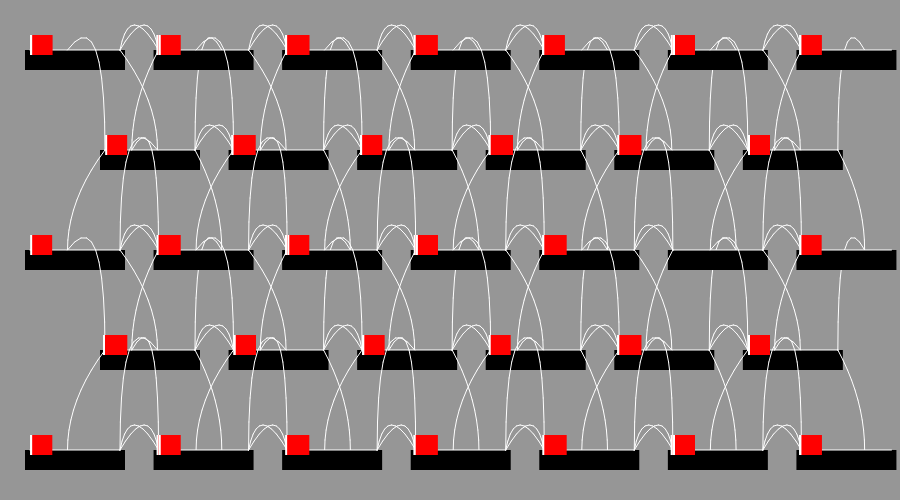
Frame 1 (no input)
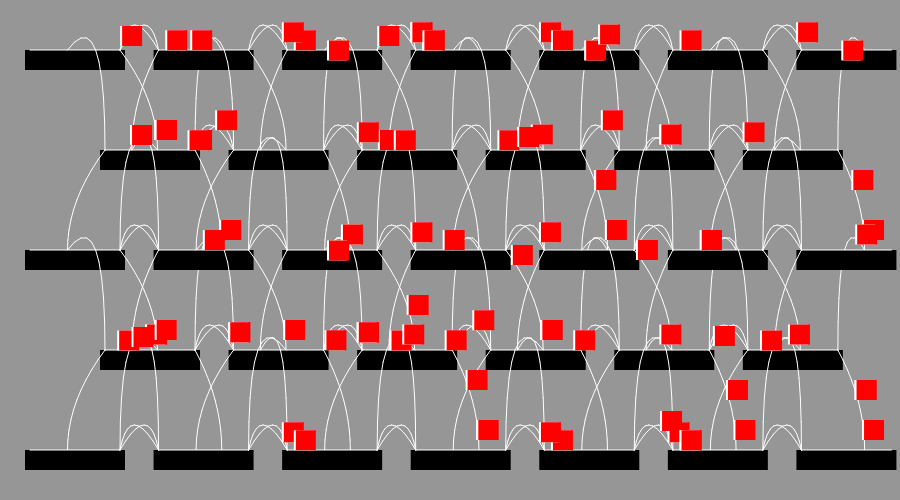
Frame 60 (no input)
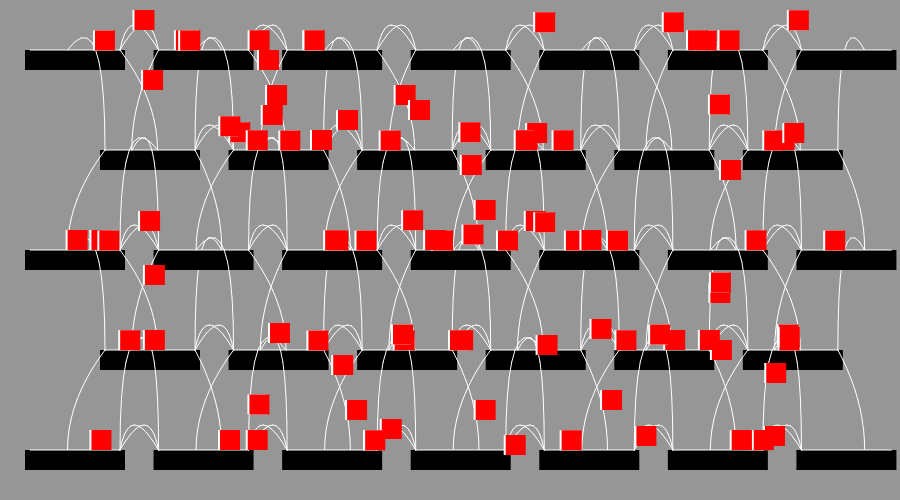
Frame 120 (the mouse pressed at the canvas centre since frame 60)

The p5.js sketch that drew these frames (run headless with seeded random() and noise() and a simulated clock; from frame 60 on, the mouse is pressed at the canvas centre):

// p5.js sketch
// ── sketch.js

let platforms = []
let paths = []
let bridges = []
let npcs = []

function setup() {
  createCanvas(900, 500);
  
  _makePlatforms(7, 5)
  
  paths = _generatePaths(platforms)
  bridges = _generateBridges(platforms, 150, 125)
  
  let npcCount = 100
  for (let i = 0; i < npcCount; i++)
  {
    npcs.push(_makeNpc(platforms))
  }
}

function draw() {
  _updateNpcs(deltaTime / 1000, npcs, platforms)
  
  
  background(150);
  
  platforms.forEach((platform) => {
    
    noStroke()
    fill(0)
    rect(platform.rect.position.x, platform.rect.position.y, platform.rect.size.x, platform.rect.size.y)
    
    stroke(255)
    strokeWeight(1)
    line(platform.path[0].x, platform.path[0].y, platform.path[1].x, platform.path[1].y)
        
    let itterations = 10
    
    if (platform.bridges.length > 0)
    {
      for (let j = 0; j < platform.bridges.length; j++)
      {
        let percent = 1/itterations

        let prevPoint = platform.bridges[j][1][0]
        for (let i = 0; i < itterations; i++)
        {
          let point = qLerp(platform.bridges[j][1][0], platform.bridges[j][1][1], platform.bridges[j][1][2], percent * i)
          
          line(prevPoint.x, prevPoint.y, point.x, point.y)
          
          prevPoint = point
          
          if (i + 1 == itterations)
          {
            line(point.x, point.y, platform.bridges[j][1][2].x, platform.bridges[j][1][2].y)
          }
        }
      }
    }
  })
  
  noStroke()
  npcs.forEach((npc) => {
    fill(255)
    rect(npc.pPosition.x-2, npc.pPosition.y - 15, 20, 20)
    fill(255, 0, 0)
    rect(npc.pPosition.x, npc.pPosition.y - 15, 20, 20)
  });
}

function _generatePaths(platforms)
{
  let paths = []
  
  for (let i = 0; i < platforms.length; i++)
  {
    let path = _generatePath(platforms[i])
    
    paths.push(path)
    platforms[i].path = path
  }
  
  return paths
}

function _generatePath(platform)
{
  return [
    createVector(platform.rect.position.x + platform.rect.size.x * 0.05, platform.rect.position.y),
    createVector(platform.rect.position.x + platform.rect.size.x * 0.95, platform.rect.position.y)
  ]
}

function _generateBridges(platforms, maxDistanceX, maxDistanceY)
{
  let bridges = []
  
  for (let i = 0; i < platforms.length; i++)
  {
    platforms[i].bridges = []
    
    for (let j = 0; j < platforms.length; j++)
    {
      if (j != i)
      {
        let center1 = pLerp(platforms[i].path[0], platforms[i].path[1], 0.5);
        let center2 = pLerp(platforms[j].path[0], platforms[j].path[1], 0.5);
        
        let distanceX = Math.abs(center2.x - center1.x);
        let distanceY = Math.abs(center2.y - center1.y);
        
        if (distanceX < maxDistanceX && distanceY < maxDistanceY)
        {
          let bridge = _generateBridge(platforms[i].path, platforms[j].path)
          
          if (bridge)
          {
            bridges.push(bridge)
            
            platforms[i].bridges.push([platforms[j].id, bridge])
          }
        }
      }
    }
  }
  
  return bridges
}

function _generateBridge(path1, path2)
{
	let point1; let point2; let point3
	
	let highestY = path1[0].y
	
    
    
	if (highestY < path2[0].y) highestY = path2[0].y;
	
	if (path1[0].x > path2[1].x)
    {
		let dif = path1[0].x - path2[1].x
		let off = dif/4
		
		point1 = path1[0]
		point2 = createVector((path1[0].x + path2[1].x)/2 - off, highestY - 50)
		point3 = path2[1]
    }
	else if (path2[0].x > path1[1].x)
    {
		let dif = path2[0].x - path1[1].x
		let off = dif/4
		
		point1 = path1[1]
		point2 = createVector((path2[0].x + path1[1].x)/2 + off, highestY - 50)
		point3 = path2[0]
    }
	else if (path1[0].x > path2[0].x && path1[0].x < path2[1].x)
    {
		point1 = path1[0]

		if (path1[0].y < path2[0].y) point2 = createVector((path2[0].x + path1[0].x)/(2), highestY - 50)
		else point2 = createVector(path1[0].x, highestY - 150)

		point3 = createVector((path2[0].x + path1[0].x)/(2), path2[0].y)
    }
	else if (path1[1].x > path2[0].x && path1[0].x < path2[1].x)
    {
		point1 = path1[1]

		if (path1[1].y > path2[1].y) point2 = createVector(path1[1].x, highestY - 150)
		else point2 = createVector((path2[1].x + path1[1].x)/(2), highestY - 50)

		point3 = createVector((path2[1].x + path1[1].x)/(2), path2[1].y)
    }
	if (point1) return [point1, point2, point3]
	else return
}

function qLerp(point1, point2, point3, percent)
{
  let lerp1 = pLerp(point1, point2, percent)
  let lerp2 = pLerp(point2, point3, percent)
  
  return pLerp(lerp1, lerp2, percent)
}

function pLerp(point1, point2, percent)
{
  return createVector(point1.x + (point2.x - point1.x)*percent, point1.y + (point2.y - point1.y)*percent)
}
  
function _makePlatforms(maxX, maxY)
{
  let id = 0
  
  for (let x = 0; x < maxX; x++)
  {
    for (let y = 0; y < maxY; y++)
    {
      if ((y+1) % 2 == 0 && x == maxX - 1)
      {
        
      }
      else
      {
        let posX = width/maxX * x + 25
        let posY = height/maxY * y + 50
        
        if ((y+1) % 2 == 0)
        {
          posX += 75
        }
        
        var p = _makePlatform(posX, posY, 100, 20, true, "block", id)
        platforms.push(p)
        
        id++
      }
    }
  }
}

function _makePlatform(x, y, sx, sy, walkable, type, id)
{
  return {
    walkable : walkable,
    rect : {
      position : createVector(x, y),
      size : createVector(sx, sy)
    },
    type : type,
    id : id
  }
}
// ── npcScript.js
function _randomInRange(max, min)
{
  return min + (max-min)*Math.random()
}

function _randomIntInRange(max, min)
{
  return floor(_randomInRange(max, min))
}


function _makeNpc(walkablePlatforms)
{
	var startingLine = _randomIntInRange(walkablePlatforms.length, 0)
	
	var npc = {
		bPercent : 0,
		cPlatform : walkablePlatforms[startingLine].id,
		pBridging : false,
		pDirection : 1,
		pPosition : walkablePlatforms[startingLine].path[0],
		pSpeed : 130,
	}
	
	if (walkablePlatforms[npc.cPlatform ].bridges.length > 0)
	{
      var nextPlatform = _randomIntInRange(0, walkablePlatforms[npc.cPlatform].bridges.length)

      npc.nPlatform = nextPlatform
      npc.pTarget = createVector(walkablePlatforms[npc.cPlatform].bridges[npc.nPlatform][1][0].x, walkablePlatforms[npc.cPlatform].bridges[npc.nPlatform][1][0].y)
    }
	else npc.nPlatform = null
	
	return npc
}


function _updateNpcs(delta, npcArray, platforms)
{	
  npcArray.forEach((npc) => {
    let platform = platforms[npc.cPlatform]
    
    if (npc.nPlatform == null)
    {
      let npcPercent = _getLinePositionPercent(platform.path, npc.pPosition)
      
      if (npcPercent < 1 && npc.pDirection == 1)
      {
        let newPos = createVector(npc.pPosition.x + npc.pSpeed * delta, npc.pPosition.y)
        
        if (newPos.x > platform.path[1].x) npc.pPosition = platform.path[1]
        else if (newPos.x < platform.path[0].x) npc.pPosition = platform.path[0]
        else npc.pPosition = newPos
      }
      else if (npcPercent > 0 && npc.pDirection == -1)
      {
        let newPos = createVector(npc.pPosition.x + -npc.pSpeed * delta, npc.pPosition.y)
        
        if (newPos.x > platform.path[1].x) npc.pPosition = platform.path[1]
        else if (newPos.x < platform.path[0].x) npc.pPosition = platform.path[0]
        else npc.pPosition = newPos
      }
      
      npcPercent = _getLinePositionPercent(platform.path, npc.pPosition)
      
      if (npcPercent == 1 || npcPercent == 0) npc.pDirection*=-1
    }
    else ///////////////////////////////////////////////
    {
      if (npc.pBridging == true)
      {
        if (npc.bPercent >= 1)
        {
          npc.pBridging = false
          npc.bPercent = 0
          npc.cPlatform = platform.bridges[npc.nPlatform][0]

          platform = platforms[npc.cPlatform]

          var nextPlatform = _randomIntInRange(0, platform.bridges.length)

          npc.nPlatform = nextPlatform
          npc.pTarget = createVector(platform.bridges[npc.nPlatform][1][0].x, platform.bridges[npc.nPlatform][1][0].y)
          return
        }
          
        var bridge = platform.bridges[npc.nPlatform][1]

        var newPosition = qLerp(bridge[0], bridge[1], bridge[2], npc.bPercent)
        npc.pPosition.x = newPosition.x
        npc.pPosition.y = newPosition.y

        npc.bPercent = npc.bPercent + 0.05
      }
      else ////////////////
      {
        if (npc.pPosition.x < npc.pTarget.x && (npc.pSpeed * delta) + npc.pPosition.x < npc.pTarget.x)
        {
          let newPos = createVector(npc.pPosition.x + (npc.pSpeed * delta), npc.pPosition.y)

          if (newPos.x > platform.path[1].x)
              npc.pPosition = platform.path[1]
          else if (newPos.x < platform.path[0].x)
              npc.pPosition = platform.path[0]
          else npc.pPosition = newPos
        }
        else if (npc.pPosition.x > npc.pTarget.x && -npc.pSpeed * delta + npc.pPosition.x > npc.pTarget.x)
        {
          let newPos = createVector(npc.pPosition.x + -npc.pSpeed * delta, npc.pPosition.y)

          if (newPos.x > platform.path[1].x)
              npc.pPosition = platform.path[1]
          else if (newPos.x < platform.path[0].x)
              npc.pPosition = platform.path[0]
          else
              npc.pPosition = newPos
        }
        else
        {
          npc.pPosition = npc.pTarget
          npc.pBridging = true
        }
      }
    }
  });
}

function _getLinePositionPercent(line, npcLocation)
{
  let localPosition = createVector(npcLocation.x - line[0].x, npcLocation.y)
  let linePercent = localPosition.x/(line[1].x - line[0].x)
  
  return linePercent
}

function _getLineWorldPosition(line, percent)
{
  let zeroPPosition = line[0]
  let hundredPPosition = line[1]
  
  let worldSpacePosition = createVector(zeroPPosition.x + (hundredPPosition.x - zeroPPosition.x)*percent, zeroPPosition.y)
  
  return worldSpacePosititon
}
